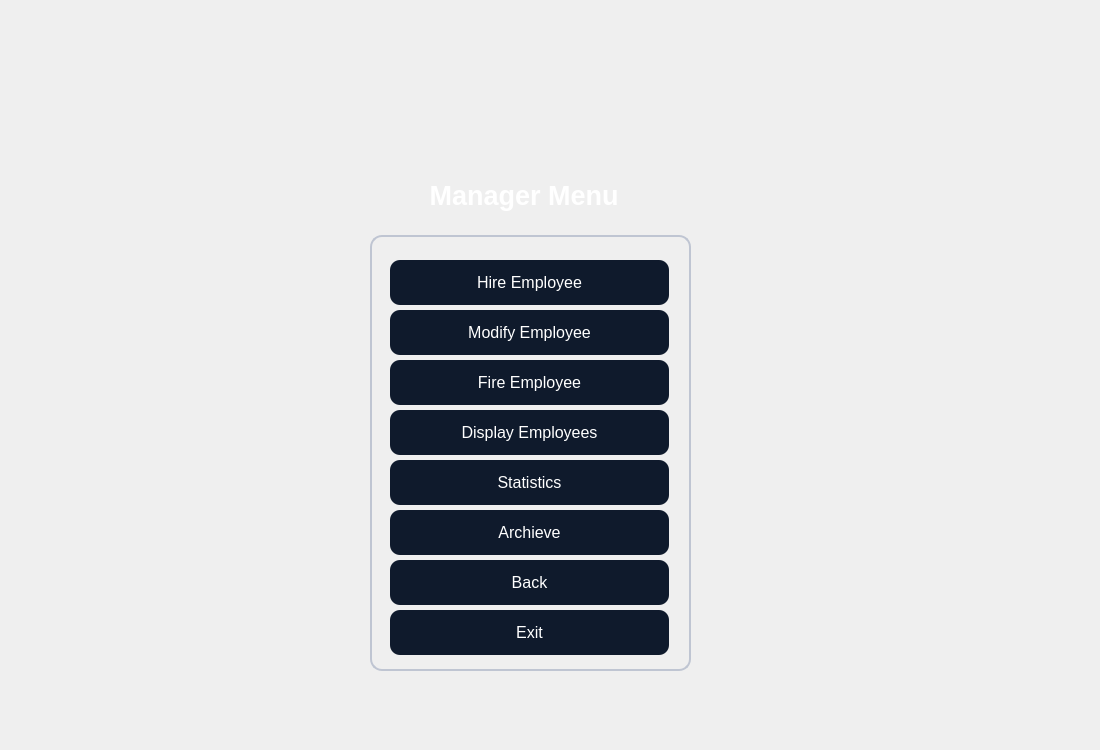
<?xml version="1.0" encoding="UTF-8"?>
<ui version="4.0">
 <class>managermenu</class>
 <widget class="QWidget" name="managermenu">
  <property name="geometry">
   <rect>
    <x>0</x>
    <y>0</y>
    <width>1100</width>
    <height>750</height>
   </rect>
  </property>
  <property name="windowTitle">
   <string>Form</string>
  </property>
  <property name="styleSheet">
   <string notr="true">QGroupBox {
    border: 1.5px solid #BFC5D2;
    border-radius: 12px;
    margin-top: 25px;
}

QGroupBox::title {
    subcontrol-origin: margin;
    padding: 4px 10px;
}
QPushButton {
    background-color: #0F1A2C;
    color: #FFFFFF;
	border-color: rgb(0, 0, 0);
    border-radius: 10px;
    font-family: &quot;Montserrat SemiBold&quot;;
    font-size: 12pt;
    padding: 6px 12px;
}

QPushButton:hover {
    background-color: #1A2942;
}

QPushButton:pressed {
    background-color: #09111A;
}
QLineEdit {
    background-color: #FFFFFF;
    border: 1px solid #C6D4E1;
    border-radius: 8px;
    padding: 6px;
    color: #0A1320;
    font-family: &quot;Inter&quot;;
    font-size: 11pt;
}

QLineEdit:focus {
    border: 1px solid #00B4FF;
    background-color: #F8FBFF;
}</string>
  </property>
  <widget class="QLabel" name="label">
   <property name="geometry">
    <rect>
     <x>0</x>
     <y>0</y>
     <width>1100</width>
     <height>750</height>
    </rect>
   </property>
   <property name="styleSheet">
    <string notr="true">image: url(:/new/prefix1/bg.jpg);</string>
   </property>
   <property name="text">
    <string/>
   </property>
  </widget>
  <widget class="QLabel" name="label_4">
   <property name="geometry">
    <rect>
     <x>390</x>
     <y>170</y>
     <width>261</width>
     <height>51</height>
    </rect>
   </property>
   <property name="styleSheet">
    <string notr="true">color: #FFFFFF; 
font-family: &quot;Montserrat SemiBold&quot;; 
font-size: 20pt;
font-weight: 700; 
padding: 4px 0;</string>
   </property>
   <property name="text">
    <string>&lt;html&gt;&lt;head/&gt;&lt;body&gt;&lt;p align=&quot;center&quot;&gt;Manager Menu&lt;/p&gt;&lt;/body&gt;&lt;/html&gt;</string>
   </property>
  </widget>
  <widget class="QGroupBox" name="groupBox_2">
   <property name="geometry">
    <rect>
     <x>370</x>
     <y>210</y>
     <width>321</width>
     <height>461</height>
    </rect>
   </property>
   <property name="minimumSize">
    <size>
     <width>0</width>
     <height>0</height>
    </size>
   </property>
   <property name="title">
    <string/>
   </property>
   <widget class="QPushButton" name="back">
    <property name="geometry">
     <rect>
      <x>20</x>
      <y>350</y>
      <width>279</width>
      <height>45</height>
     </rect>
    </property>
    <property name="minimumSize">
     <size>
      <width>0</width>
      <height>45</height>
     </size>
    </property>
    <property name="styleSheet">
     <string notr="true"/>
    </property>
    <property name="text">
     <string>Back</string>
    </property>
   </widget>
   <widget class="QPushButton" name="stats">
    <property name="geometry">
     <rect>
      <x>20</x>
      <y>250</y>
      <width>279</width>
      <height>45</height>
     </rect>
    </property>
    <property name="minimumSize">
     <size>
      <width>0</width>
      <height>45</height>
     </size>
    </property>
    <property name="styleSheet">
     <string notr="true"/>
    </property>
    <property name="text">
     <string>Statistics</string>
    </property>
   </widget>
   <widget class="QPushButton" name="modify">
    <property name="geometry">
     <rect>
      <x>20</x>
      <y>100</y>
      <width>279</width>
      <height>45</height>
     </rect>
    </property>
    <property name="minimumSize">
     <size>
      <width>0</width>
      <height>45</height>
     </size>
    </property>
    <property name="styleSheet">
     <string notr="true"/>
    </property>
    <property name="text">
     <string>Modify Employee</string>
    </property>
   </widget>
   <widget class="QPushButton" name="display">
    <property name="geometry">
     <rect>
      <x>20</x>
      <y>200</y>
      <width>279</width>
      <height>45</height>
     </rect>
    </property>
    <property name="minimumSize">
     <size>
      <width>0</width>
      <height>45</height>
     </size>
    </property>
    <property name="styleSheet">
     <string notr="true"/>
    </property>
    <property name="text">
     <string>Display Employees</string>
    </property>
   </widget>
   <widget class="QPushButton" name="add">
    <property name="geometry">
     <rect>
      <x>20</x>
      <y>50</y>
      <width>279</width>
      <height>45</height>
     </rect>
    </property>
    <property name="minimumSize">
     <size>
      <width>0</width>
      <height>45</height>
     </size>
    </property>
    <property name="styleSheet">
     <string notr="true"/>
    </property>
    <property name="text">
     <string>Hire Employee</string>
    </property>
   </widget>
   <widget class="QPushButton" name="fire">
    <property name="geometry">
     <rect>
      <x>20</x>
      <y>150</y>
      <width>279</width>
      <height>45</height>
     </rect>
    </property>
    <property name="minimumSize">
     <size>
      <width>0</width>
      <height>45</height>
     </size>
    </property>
    <property name="styleSheet">
     <string notr="true"/>
    </property>
    <property name="text">
     <string>Fire Employee</string>
    </property>
   </widget>
   <widget class="QPushButton" name="exit">
    <property name="geometry">
     <rect>
      <x>20</x>
      <y>400</y>
      <width>279</width>
      <height>45</height>
     </rect>
    </property>
    <property name="minimumSize">
     <size>
      <width>0</width>
      <height>45</height>
     </size>
    </property>
    <property name="styleSheet">
     <string notr="true"/>
    </property>
    <property name="text">
     <string>Exit</string>
    </property>
   </widget>
   <widget class="QPushButton" name="arc">
    <property name="geometry">
     <rect>
      <x>20</x>
      <y>300</y>
      <width>279</width>
      <height>45</height>
     </rect>
    </property>
    <property name="minimumSize">
     <size>
      <width>0</width>
      <height>45</height>
     </size>
    </property>
    <property name="styleSheet">
     <string notr="true"/>
    </property>
    <property name="text">
     <string>Archieve</string>
    </property>
   </widget>
  </widget>
 </widget>
 <resources/>
 <connections/>
</ui>
